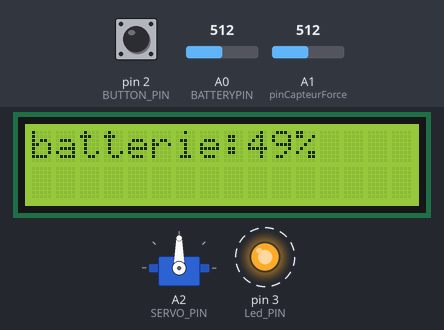
A sketch run on a simulated Arduino Uno, built with avr-gcc and run on an emulated ATmega328P. Shown: servo, 16×2 character LCD, output pins drawn as LEDs (lit = HIGH). Dashed ring = blinking. The inputs (shaded band) are chosen by the test bench; at power-on: A0 (BATTERYPIN) = 512, pin 2 (BUTTON_PIN) LOW, A1 (pinCapteurForce) = 512. What the sketch prints to the serial monitor is not drawn.

Above: at 1.2 s.
1.3 s: A0 (BATTERYPIN) set to 575
At 2.3 s:
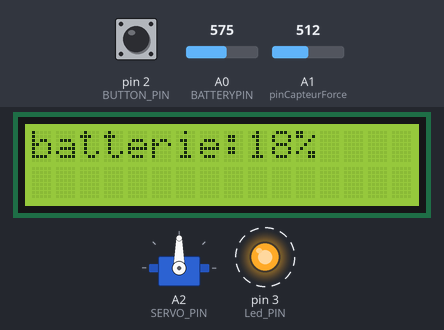
4.0 s: A0 (BATTERYPIN) set to 609
At 5.7 s:
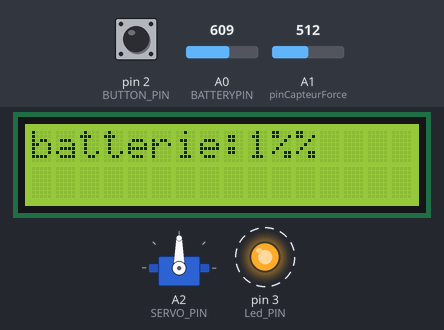
6.8 s: pin 2 (BUTTON_PIN) pulled HIGH for 0.15 s
At 9.5 s:
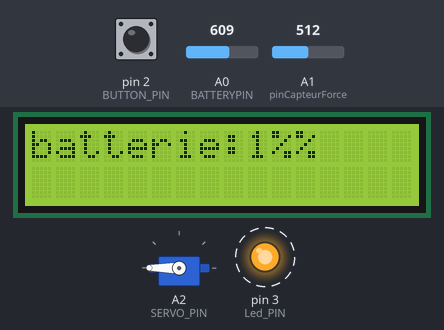
9.9 s: A0 (BATTERYPIN) set to 306
At 11.1 s:
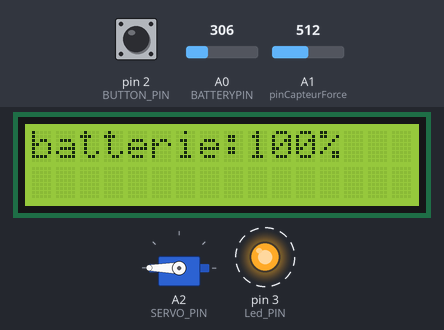
12.9 s: pin 2 (BUTTON_PIN) pulled HIGH for 1 s
At 14.7 s:
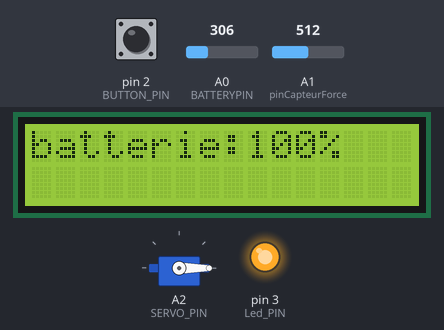
16.4 s: A1 (pinCapteurForce) set to 610
Timing chart, 0 to 18.9 s (numbered marks = the images above; inputs shaded):
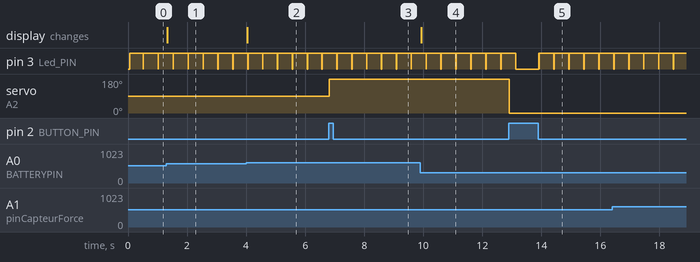

Measured:
- the behaviour switches between 592 and 593 on A0 (BATTERYPIN) (found by bisection; images 1 and 2)
- after the input at 1.3 s, the display: changes at once (image 1)
- after the input at 4.0 s, the display: changes at once (image 2)
- after the input at 6.8 s, servo on A2 (SERVO_PIN): 90° → 180° at once
- after the input at 9.9 s, the display: changes at once (image 4)
- after the input at 12.9 s, servo on A2 (SERVO_PIN): 180° → 0° at once

The sketch:

sketch_may16b.ino
```cpp
#include <Servo.h>

#define BUTTON_PIN 2    // Pin du bouton poussoir
#define SERVO_PIN A2     // Pin de contrôle du servomoteur
#define Led_PIN 3

Servo myservo; // Crée un objet servo pour contrôler un servo moteur
int buttonState = 0;    // Variable pour stocker l'état précédent du bouton poussoir
int servoState = 0;     // Variable pour stocker l'état du servomoteur
int servoAngle = 0;  // Angle de rotation du servomoteur
const int pinCapteurForce = A1; // Broche analogique à laquelle le capteur de force est connecté
int seuilForce = 600; // Seuil de force pour arrêter le servo moteur
unsigned long previousMillis = 0; // Variable pour stocker le temps écoulé depuis le dernier changement d'état de la LED
const long interval = 500;
const long interval2 = 5000;
// Intervalle de temps pour le clignotement de la LED (en millisecondes)
unsigned long currentMillis = millis();
const int BATTERYPIN = A0; //pin de la batterie

const float TensionMin = 3; //tension min
const float TensionMax = 2; //tension max

#include <LiquidCrystal_I2C.h>
#include <Wire.h>

int seconds = 0;

LiquidCrystal_I2C lcd_1(0x3F, 16, 2);

void setup() {
  Serial.begin(9600); // Attache le servo moteur à la broche 9
  pinMode(pinCapteurForce, INPUT); // Configure la broche du capteur de force en entrée
  pinMode(BUTTON_PIN, INPUT);  // Configure le bouton poussoir comme une entrée
  myservo.attach(SERVO_PIN);// Attache le servomoteur au pin
  pinMode(Led_PIN, OUTPUT);
  Serial.begin(9600);
  lcd_1.begin();
  lcd_1.backlight();
  lcd_1.clear();


}
int getBattery ()
{
  float b = analogRead(BATTERYPIN); //valeur analogique
  int minValue = (1023 * TensionMin) / 5;
  int maxValue = (1023 * TensionMax) / 5;


  b = ((b - minValue) / (maxValue - minValue)) * 100; //mettre en pourcentage

  if (b > 100) //max is 100%
    b = 100;

  else if (b < 0) //min is 0%
    b = 0;
  int valeur = b;
  return b;
}
void loop() {
  int currentButtonState = digitalRead(BUTTON_PIN);  // Lit l'état actuel du bouton poussoir
  int LedState = digitalRead(Led_PIN);
   // Si le bouton poussoir est enfoncé et l'état précédent était relâché
  if (currentButtonState == HIGH && buttonState == LOW) {
    // Inverse l'état du servomoteur à chaque pression du bouton
    if (servoState == 0) {
      servoAngle = 180;  // Définir l'angle à 90 degrés (exemple)
      servoState = 1;   // Activer le servomoteur
    } else {
      servoAngle = 0;   // Définir l'angle à 0 degrés (exemple)
      servoState = 0;   // Désactiver le servomoteur
    }
    myservo.write(servoAngle);  // Envoyer la position au servomoteur
  }
  if (currentButtonState == LOW ) {
    // Allume la LED et vérifie l'intervalle pour l'éteindre
    digitalWrite(Led_PIN, HIGH);
    }
   if (LedState == HIGH) {

      if (millis()-currentMillis >= interval) {
         digitalWrite(Led_PIN,LOW);
         currentMillis = millis();
       }
    }
  int readforce = analogRead(pinCapteurForce); // Lit la valeur du capteur de force
  Serial.println(readforce);
  if (readforce >= seuilForce) {
    // Si la force détectée dépasse le seuil, arrête le servo moteur
     myservo.detach();
  }
  else{
    myservo.attach(SERVO_PIN);
  }

  buttonState = currentButtonState;
  Serial.print(getBattery());
 lcd_1.setCursor(0,0);
 lcd_1.print("batterie:");
 lcd_1.print(getBattery());
 lcd_1.print("%");
}
```
